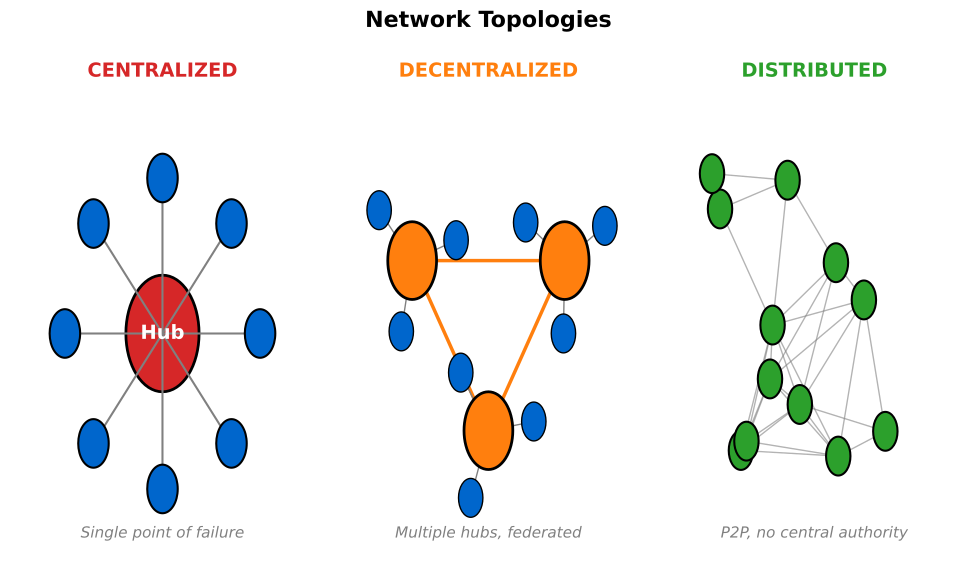

Here is the Python script that generated this plot:
"""
Network Topologies Comparison
Shows centralized, decentralized, and distributed network architectures side-by-side
"""

import matplotlib.pyplot as plt
import matplotlib.patches as patches
from matplotlib.patches import Circle, FancyBboxPatch
import numpy as np
from pathlib import Path

CHART_METADATA = {
    'title': 'Network Topologies Comparison',
    'url': 'https://github.com/Digital-AI-Finance/Blockchain_Crypto/tree/main/Module_A_Blockchain_Foundations/L02_DLT_Concepts/charts/03_network_topologies'
}

plt.rcParams.update({
    'font.size': 14,
    'axes.labelsize': 14,
    'axes.titlesize': 16,
    'xtick.labelsize': 12,
    'ytick.labelsize': 12,
    'legend.fontsize': 12,
    'figure.figsize': (10, 6),
    'figure.dpi': 150
})

MLPURPLE = '#3333B2'
MLBLUE = '#0066CC'
MLORANGE = '#FF7F0E'
MLGREEN = '#2CA02C'
MLRED = '#D62728'
MLLAVENDER = '#ADADE0'

fig, axes = plt.subplots(1, 3, figsize=(10, 6))

def draw_centralized(ax):
    """Draw centralized network - hub and spoke"""
    ax.set_xlim(0, 1)
    ax.set_ylim(0, 1)
    ax.axis('off')

    # Central hub
    hub = Circle((0.5, 0.5), 0.12, facecolor=MLRED, edgecolor='black', linewidth=2)
    ax.add_patch(hub)
    ax.text(0.5, 0.5, 'Hub', ha='center', va='center', fontsize=14, fontweight='bold', color='white')

    # Outer nodes
    n_nodes = 8
    radius = 0.32
    for i in range(n_nodes):
        angle = 2 * np.pi * i / n_nodes - np.pi/2
        x = 0.5 + radius * np.cos(angle)
        y = 0.5 + radius * np.sin(angle)

        # Connection to hub
        ax.plot([0.5, x], [0.5, y], color='gray', linewidth=1.5, zorder=1)

        # Node
        node = Circle((x, y), 0.05, facecolor=MLBLUE, edgecolor='black', linewidth=1.5, zorder=2)
        ax.add_patch(node)

    ax.set_title('CENTRALIZED', fontsize=14, fontweight='bold', color=MLRED, pad=10)
    ax.text(0.5, 0.08, 'Single point of failure', ha='center', fontsize=14, color='gray', style='italic')

def draw_decentralized(ax):
    """Draw decentralized network - multiple hubs"""
    ax.set_xlim(0, 1)
    ax.set_ylim(0, 1)
    ax.axis('off')

    # Three hub positions
    hubs = [(0.25, 0.65), (0.75, 0.65), (0.5, 0.3)]

    # Draw connections between hubs
    for i, (x1, y1) in enumerate(hubs):
        for x2, y2 in hubs[i+1:]:
            ax.plot([x1, x2], [y1, y2], color=MLORANGE, linewidth=2.5, zorder=1)

    # Draw each hub cluster
    for hx, hy in hubs:
        # Hub node
        hub = Circle((hx, hy), 0.08, facecolor=MLORANGE, edgecolor='black', linewidth=2, zorder=3)
        ax.add_patch(hub)

        # Satellite nodes
        n_satellites = 3
        sat_radius = 0.15
        start_angle = np.random.uniform(0, np.pi/3)
        for i in range(n_satellites):
            angle = start_angle + 2 * np.pi * i / n_satellites
            x = hx + sat_radius * np.cos(angle)
            y = hy + sat_radius * np.sin(angle)

            # Clamp to boundaries
            x = max(0.08, min(0.92, x))
            y = max(0.15, min(0.92, y))

            ax.plot([hx, x], [hy, y], color='gray', linewidth=1, zorder=1)
            node = Circle((x, y), 0.04, facecolor=MLBLUE, edgecolor='black', linewidth=1, zorder=2)
            ax.add_patch(node)

    ax.set_title('DECENTRALIZED', fontsize=14, fontweight='bold', color=MLORANGE, pad=10)
    ax.text(0.5, 0.08, 'Multiple hubs, federated', ha='center', fontsize=14, color='gray', style='italic')

def draw_distributed(ax):
    """Draw distributed network - P2P mesh"""
    ax.set_xlim(0, 1)
    ax.set_ylim(0, 1)
    ax.axis('off')

    # Random but reproducible node positions
    np.random.seed(42)
    n_nodes = 12
    nodes = []
    for _ in range(n_nodes):
        x = 0.15 + 0.7 * np.random.random()
        y = 0.15 + 0.7 * np.random.random()
        nodes.append((x, y))

    # Draw connections (each node connects to nearby nodes)
    for i, (x1, y1) in enumerate(nodes):
        for j, (x2, y2) in enumerate(nodes[i+1:], i+1):
            dist = np.sqrt((x2-x1)**2 + (y2-y1)**2)
            if dist < 0.35:  # Only connect nearby nodes
                ax.plot([x1, x2], [y1, y2], color='gray', linewidth=1, alpha=0.6, zorder=1)

    # Draw nodes
    for x, y in nodes:
        node = Circle((x, y), 0.04, facecolor=MLGREEN, edgecolor='black', linewidth=1.5, zorder=2)
        ax.add_patch(node)

    ax.set_title('DISTRIBUTED', fontsize=14, fontweight='bold', color=MLGREEN, pad=10)
    ax.text(0.5, 0.08, 'P2P, no central authority', ha='center', fontsize=14, color='gray', style='italic')

# Draw all three topologies
draw_centralized(axes[0])
draw_decentralized(axes[1])
draw_distributed(axes[2])

plt.suptitle('Network Topologies', fontsize=16, fontweight='bold', y=0.98)
plt.tight_layout()

output_path = Path(__file__).parent / 'chart.pdf'
plt.savefig(output_path, bbox_inches='tight', dpi=300)
print(f"Chart saved to: {output_path.absolute()}")
plt.close()
